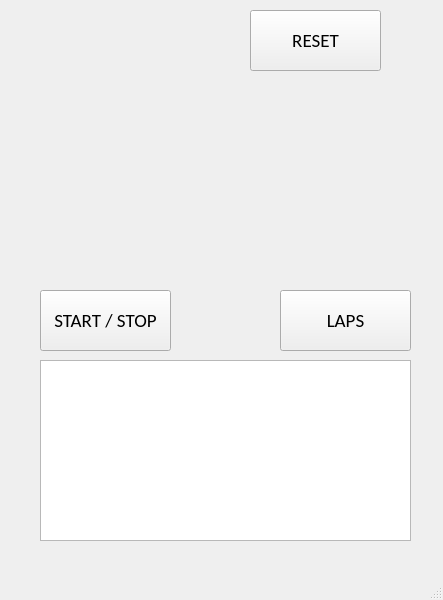
<?xml version="1.0" encoding="UTF-8"?>
<ui version="4.0">
 <class>MainWindow</class>
 <widget class="QMainWindow" name="MainWindow">
  <property name="geometry">
   <rect>
    <x>0</x>
    <y>0</y>
    <width>443</width>
    <height>600</height>
   </rect>
  </property>
  <property name="windowTitle">
   <string>MainWindow</string>
  </property>
  <widget class="QWidget" name="centralwidget">
   <widget class="QPushButton" name="Button_start">
    <property name="geometry">
     <rect>
      <x>40</x>
      <y>290</y>
      <width>131</width>
      <height>61</height>
     </rect>
    </property>
    <property name="font">
     <font>
      <family>Calibri</family>
      <pointsize>14</pointsize>
     </font>
    </property>
    <property name="text">
     <string>START / STOP</string>
    </property>
   </widget>
   <widget class="QLabel" name="label_time">
    <property name="geometry">
     <rect>
      <x>60</x>
      <y>100</y>
      <width>341</width>
      <height>141</height>
     </rect>
    </property>
    <property name="font">
     <font>
      <family>Calibri</family>
      <pointsize>36</pointsize>
      <weight>75</weight>
      <bold>true</bold>
     </font>
    </property>
    <property name="text">
     <string/>
    </property>
    <property name="alignment">
     <set>Qt::AlignCenter</set>
    </property>
   </widget>
   <widget class="QPushButton" name="Button_reset">
    <property name="geometry">
     <rect>
      <x>250</x>
      <y>10</y>
      <width>131</width>
      <height>61</height>
     </rect>
    </property>
    <property name="font">
     <font>
      <family>Calibri</family>
      <pointsize>14</pointsize>
     </font>
    </property>
    <property name="text">
     <string>RESET</string>
    </property>
   </widget>
   <widget class="QPushButton" name="Button_laps">
    <property name="geometry">
     <rect>
      <x>280</x>
      <y>290</y>
      <width>131</width>
      <height>61</height>
     </rect>
    </property>
    <property name="font">
     <font>
      <family>Calibri</family>
      <pointsize>14</pointsize>
     </font>
    </property>
    <property name="text">
     <string>LAPS</string>
    </property>
   </widget>
   <widget class="QListWidget" name="listWidget">
    <property name="geometry">
     <rect>
      <x>40</x>
      <y>360</y>
      <width>371</width>
      <height>181</height>
     </rect>
    </property>
   </widget>
  </widget>
  <widget class="QMenuBar" name="menubar">
   <property name="geometry">
    <rect>
     <x>0</x>
     <y>0</y>
     <width>443</width>
     <height>25</height>
    </rect>
   </property>
  </widget>
  <widget class="QStatusBar" name="statusbar"/>
 </widget>
 <resources/>
 <connections/>
</ui>
